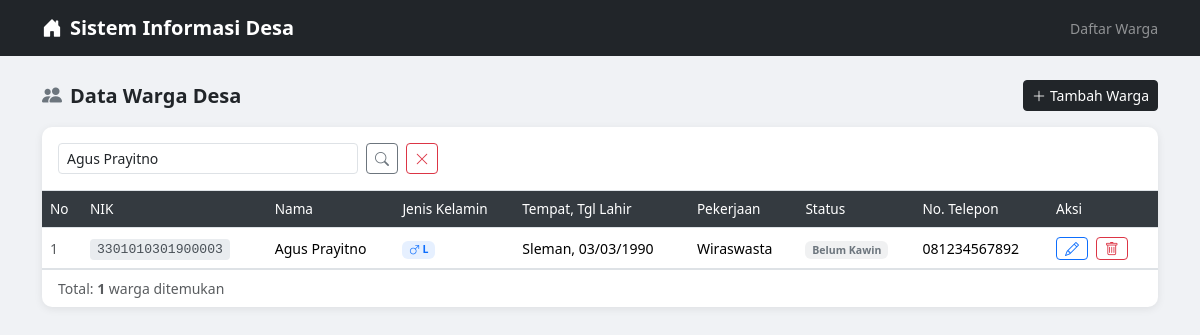
The page /praktikum_crud1/index.php?cari=Agus Prayitno on the database its author committed.
### tables this page shows
CREATE TABLE warga (
    id INT AUTO_INCREMENT PRIMARY KEY,
    nik VARCHAR(16) NOT NULL UNIQUE,
    nama VARCHAR(100) NOT NULL,
    jenis_kelamin ENUM('Laki-laki', 'Perempuan') NOT NULL,
    tempat_lahir VARCHAR(100) NOT NULL,
    tanggal_lahir DATE NOT NULL,
    agama VARCHAR(20) NOT NULL,
    pekerjaan VARCHAR(100) NOT NULL,
    alamat TEXT NOT NULL,
    no_telepon VARCHAR(15),
    status_perkawinan ENUM('Belum Kawin', 'Kawin', 'Cerai Hidup', 'Cerai Mati') NOT NULL DEFAULT 'Belum Kawin',
    created_at TIMESTAMP DEFAULT CURRENT_TIMESTAMP
);

### praktikum_crud1/index.php (the view, shortened to what this page needs)
<!DOCTYPE html>
<html lang="id">
<head>
    <link rel="stylesheet" href="https://cdn.jsdelivr.net/npm/bootstrap@5.3.2/dist/css/bootstrap.min.css">
    <link rel="stylesheet" href="https://cdn.jsdelivr.net/npm/bootstrap-icons@1.11.3/font/bootstrap-icons.min.css">
</head>
<body>
<nav class="navbar navbar-dark bg-dark mb-4">
    <div class="container">
        <span class="navbar-brand">
            <i class="bi bi-house-door-fill me-2"></i>Sistem Informasi Desa
        </span>
        <span class="text-white-50 small">Daftar Warga</span>
    </div>
</nav>
<div class="container mb-5">
    <div class="d-flex justify-content-between align-items-center mb-3">
        <h5 class="mb-0 fw-semibold"><i class="bi bi-people-fill me-2 text-secondary"></i>Data Warga Desa</h5>
        <a href="tambah.php" class="btn btn-dark btn-sm">
            <i class="bi bi-plus-lg me-1"></i>Tambah Warga
        </a>
    </div>
    <div class="card">
        <div class="card-body p-0">
            <?php
            include_once("config.php");
            $cari = isset($_GET['cari']) ? mysqli_real_escape_string($conn, $_GET['cari']) : '';
            $where = $cari ? "WHERE nama LIKE '%$cari%' OR nik LIKE '%$cari%' OR alamat LIKE '%$cari%'" : '';
            $result = mysqli_query($conn, "SELECT * FROM warga $where ORDER BY id DESC");
            $total  = mysqli_num_rows($result);
            ?>
            <div class="p-3 border-bottom">
                <form method="GET" action="index.php" class="d-flex gap-2">
                    <input type="text" name="cari" class="form-control form-control-sm" placeholder="Cari nama, NIK, atau alamat..." value="<?= htmlspecialchars($cari) ?>" style="max-width:300px;">
                    <button type="submit" class="btn btn-outline-secondary btn-sm"><i class="bi bi-search"></i></button>
                    <?php if ($cari): ?>
                        <a href="index.php" class="btn btn-outline-danger btn-sm"><i class="bi bi-x-lg"></i></a>
                    <?php endif; ?>
                </form>
            </div>
            <div class="table-responsive">
                <table class="table table-hover mb-0">
                    <thead>
                        <tr>
                            <th style="width:40px">No</th>
                            <th>NIK</th>
                            <th>Nama</th>
                            <th>Jenis Kelamin</th>
                            <th>Tempat, Tgl Lahir</th>
                            <th>Pekerjaan</th>
                            <th>Status</th>
                            <th>No. Telepon</th>
                            <th style="width:110px">Aksi</th>
                        </tr>
                    </thead>
                    <tbody>
                        <?php if ($total > 0):
                            $no = 1;
                            while ($row = mysqli_fetch_assoc($result)): ?>
                            <tr>
                                <td class="text-muted"><?= $no++ ?></td>
                                <td><span class="badge-nik"><?= htmlspecialchars($row['nik']) ?></span></td>
                                <td class="fw-medium"><?= htmlspecialchars($row['nama']) ?></td>
                                <td>
                                    <?php if ($row['jenis_kelamin'] === 'Laki-laki'): ?>
                                        <span class="badge bg-primary bg-opacity-10 text-primary">
                                            <i class="bi bi-gender-male"></i> L
                                        </span>
                                    <?php else: ?>
                                        <span class="badge bg-danger bg-opacity-10 text-danger">
                                            <i class="bi bi-gender-female"></i> P
                                        </span>
                                    <?php endif; ?>
                                </td>
                                <td><?= htmlspecialchars($row['tempat_lahir']) ?>, <?= date('d/m/Y', strtotime($row['tanggal_lahir'])) ?></td>
                                <td><?= htmlspecialchars($row['pekerjaan']) ?></td>
                                <td><span class="badge bg-secondary bg-opacity-10 text-secondary"><?= $row['status_perkawinan'] ?></span></td>
                                <td><?= htmlspecialchars($row['no_telepon'] ?: '-') ?></td>
                                <td>
                                    <a href="edit.php?id=<?= $row['id'] ?>" class="btn btn-sm btn-outline-primary py-0 px-2" title="Edit">
                                        <i class="bi bi-pencil"></i>
                                    </a>
                                    <a href="hapus.php?id=<?= $row['id'] ?>"
                                       class="btn btn-sm btn-outline-danger py-0 px-2 ms-1"
                                       title="Hapus"
                                       onclick="return confirm('Yakin ingin menghapus data warga ini?')">
                                        <i class="bi bi-trash"></i>
                                    </a>
                                </td>
                            </tr>
                        <?php endwhile; ?>
                        <?php endif; ?>
                    </tbody>
                </table>
            </div>
            <div class="px-3 py-2 border-top text-muted small">
                Total: <strong><?= $total ?></strong> warga<?= $cari ? ' ditemukan' : ' terdaftar' ?>
            </div>
        </div>
    </div>
</div>
</body>
</html>

### praktikum_crud1/index.php (style rules this page uses)
body { background-color: #f0f2f5; }
.navbar-brand { font-weight: 600; }
.card { border: none; border-radius: 10px; box-shadow: 0 2px 8px rgba(0,0,0,0.08); }
.table thead th { background-color: #343a40; color: #fff; font-size: 0.85rem; font-weight: 500; vertical-align: middle; }
.table tbody td { vertical-align: middle; font-size: 0.88rem; }
.badge-nik { font-family: monospace; font-size: 0.82rem; background-color: #e9ecef; color: #495057; padding: 3px 7px; border-radius: 4px; }

### rows shown on the page
warga: nik "3301010301900003", nama "Agus Prayitno", jenis_kelamin "Laki-laki" (drawn), tempat_lahir "Sleman", tanggal_lahir "03/03/1990", pekerjaan "Wiraswasta", status_perkawinan "Belum Kawin", no_telepon "081234567892"

### other values the page prints
$total "1"
